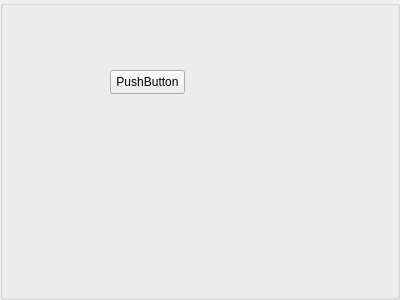
<?xml version="1.0" encoding="UTF-8"?>
<ui version="4.0">
 <class>testPanel</class>
 <widget class="QGroupBox" name="testPanel">
  <property name="geometry">
   <rect>
    <x>0</x>
    <y>0</y>
    <width>400</width>
    <height>300</height>
   </rect>
  </property>
  <property name="windowTitle">
   <string>GroupBox</string>
  </property>
  <widget class="QPushButton" name="testButton">
   <property name="geometry">
    <rect>
     <x>110</x>
     <y>70</y>
     <width>75</width>
     <height>24</height>
    </rect>
   </property>
   <property name="text">
    <string>PushButton</string>
   </property>
  </widget>
 </widget>
 <resources/>
 <connections/>
</ui>
